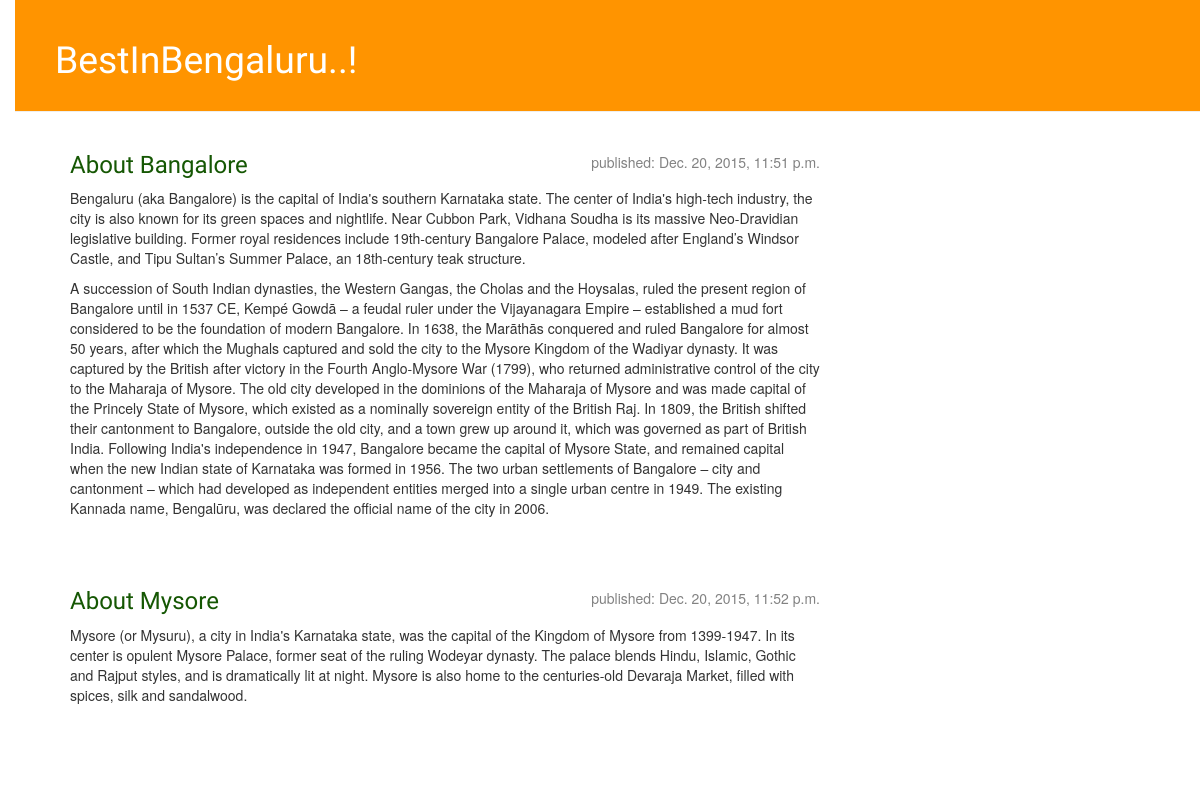
Before: / with the older database file.
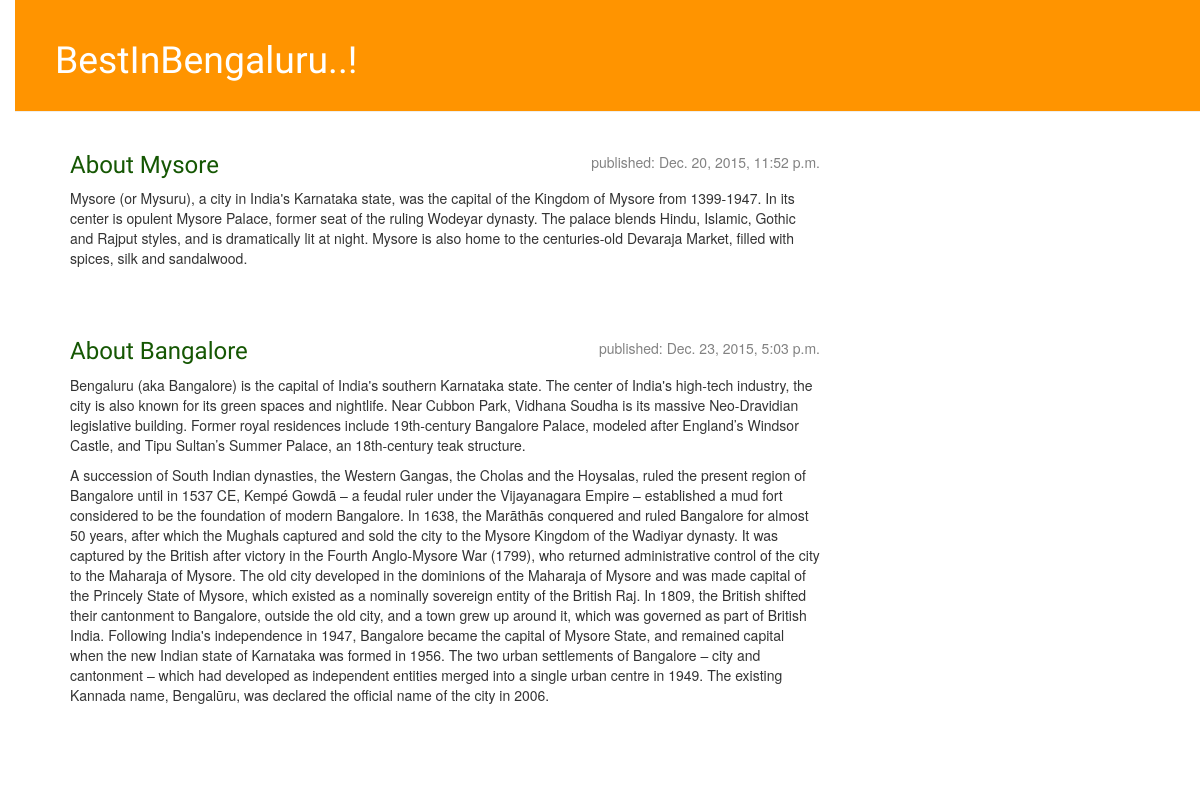
After: the same page with the newer database file.
### blog/models.py (models this page shows)
class Post(models.Model):
    author=models.ForeignKey('auth.user')#ForeignKey - link to another model
    title=models.CharField(max_length=200)#CharFiled for limited number of characters
    text=models.TextField()#TextFiled for long text without a limit
    created_date=models.DateTimeField(default=timezone.now)#this a date time filed
    published_date=models.DateTimeField(blank=True, null=True)

### blog/views.py (the view)
# urls.py: url(r'^$',views.post_list,name='post_list'),
def post_list(request):
    posts=Post.objects.filter(published_date__lte=timezone.now()).order_by('published_date')
    return render(request,'blog/post_list.html',{'posts':posts})

### blog/templates/blog/post_list.html
{% extends 'blog/base.html'%}
{% block content %}
  {% for post in posts %}
    <div class="post">
      <div class="date">
        <p>published: {{ post.published_date }}</p>
      </div>
      <h3><a href="{% url 'post_detail' pk=post.pk %}">{{ post.title }}</a></h1>
      <p>{{ post.text|linebreaks }}</p>
    </div>
  {% endfor %}
{% endblock %}

### blog/templates/blog/base.html (shortened to what this page needs)
{% load staticfiles %}
<html>
    <head>
        <link rel="stylesheet" href="//maxcdn.bootstrapcdn.com/bootstrap/3.2.0/css/bootstrap.min.css">
        <link rel="stylesheet" href="//maxcdn.bootstrapcdn.com/bootstrap/3.2.0/css/bootstrap-theme.min.css">
        <link rel="stylesheet" href="{% static 'css/blog.css' %}">
    </head>
    <body>
      <div class="page-header">
        <h1><a href="/">BestInBengaluru..!</a></h1>
      </div>
      <div class="content container">
        <div class="row">
          <div class="col-md-8">
          {% block content %}
          {% endblock %}
          </div>
        </div>
      </div>
    </body>
</html>

### blog/static/css/blog.css (style rules this page uses)
h1 a { color: #FCA205; font-family: 'Lobster'; }
h3 a { color: #155703; font-family: 'Lobster'; }
body { padding-left: 15px; }
.page-header { background-color: #ff9400; margin-top: 0; padding: 20px 20px 20px 40px; }
.page-header h1, .page-header h1 a, .page-header h1 a:visited, .page-header h1 a:active { color: #ffffff; font-size: 28pt; text-decoration: none; }
.content { margin-left: 40px; }
h1, h2, h3, h4 { font-family: 'Lobster', cursive; }
.date { float: right; color: #828282; }
.post { margin-bottom: 70px; }

Changed rows visible on the page:
shown differently, row unchanged: Post "About Mysore": moves up the list
changed Post "About Bangalore": published_date "Dec. 20, 2015, 11:51 p.m." → "Dec. 23, 2015, 5:03 p.m."
